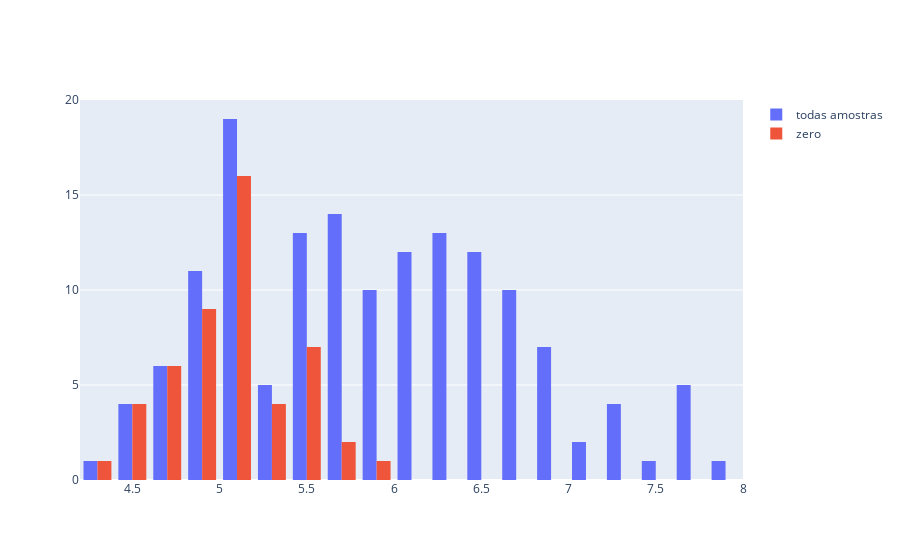

Notebook code for this chart:
### Code cell
fig= go.Figure()
fig.add_trace(go.Histogram(x=X[:,0],name='todas amostras'))
fig.add_trace(go.Histogram(x=zero['X1'],name='zero'))
fig.show()

### Figure 1 — Plotly figure (JSON) as saved in the notebook; plotly's stock layout.template omitted (floating-point values rounded to 4 significant figures; data arrays with more than 128 entries replaced by an {"elided": "..."} marker saying what was removed)
{"data": [{"name": "todas amostras", "type": "histogram", "x": {"elided": "150 float values"}}, {"name": "zero", "type": "histogram", "x": [5.1, 4.9, 4.7, 4.6, 5, 5.4, 4.6, 5, 4.4, 4.9, 5.4, 4.8, 4.8, 4.3, 5.8, 5.7, 5.4, 5.1, 5.7, 5.1, 5.4, 5.1, 4.6, 5.1, 4.8, 5, 5, 5.2, 5.2, 4.7, 4.8, 5.4, 5.2, 5.5, 4.9, 5, 5.5, 4.9, 4.4, 5.1, 5, 4.5, 4.4, 5, 5.1, 4.8, 5.1, 4.6, 5.3, 5]}], "layout": {}}
